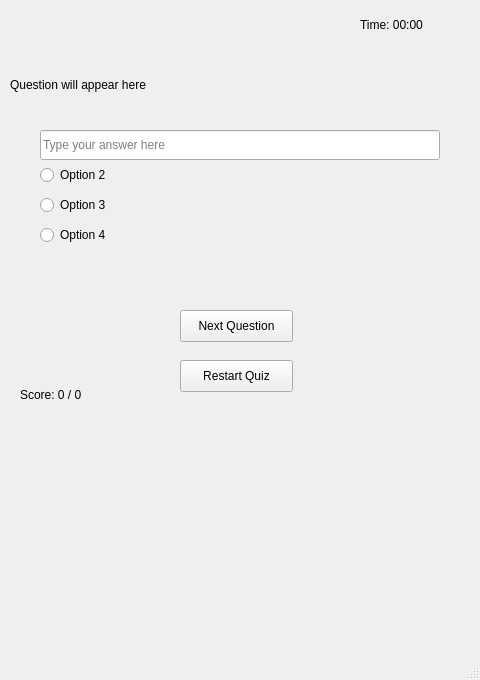
<?xml version="1.0" encoding="UTF-8"?>
<ui version="4.0">
 <class>MainWindow</class>
 <widget class="QMainWindow" name="MainWindow">
  <property name="geometry">
   <rect>
    <x>0</x>
    <y>0</y>
    <width>480</width>
    <height>680</height>
   </rect>
  </property>
  <property name="windowTitle">
   <string>Quiz App</string>
  </property>
  <widget class="QWidget" name="centralwidget">
   <widget class="QLabel" name="timerLabel">
    <property name="geometry">
     <rect>
      <x>360</x>
      <y>10</y>
      <width>100</width>
      <height>30</height>
     </rect>
    </property>
    <property name="text">
     <string>Time: 00:00</string>
    </property>
   </widget>
   <widget class="QLabel" name="questionLabel">
    <property name="geometry">
     <rect>
      <x>10</x>
      <y>49</y>
      <width>461</width>
      <height>71</height>
     </rect>
    </property>
    <property name="text">
     <string>Question will appear here</string>
    </property>
   </widget>
   <widget class="QWidget" name="radioButtonsContainer" native="true">
    <property name="enabled">
     <bool>true</bool>
    </property>
    <property name="geometry">
     <rect>
      <x>40</x>
      <y>130</y>
      <width>400</width>
      <height>120</height>
     </rect>
    </property>
    <widget class="QRadioButton" name="option1">
     <property name="geometry">
      <rect>
       <x>0</x>
       <y>0</y>
       <width>400</width>
       <height>30</height>
      </rect>
     </property>
     <property name="mouseTracking">
      <bool>true</bool>
     </property>
     <property name="text">
      <string>Option 1</string>
     </property>
     <property name="checkable">
      <bool>true</bool>
     </property>
    </widget>
    <widget class="QRadioButton" name="option2">
     <property name="geometry">
      <rect>
       <x>0</x>
       <y>30</y>
       <width>400</width>
       <height>30</height>
      </rect>
     </property>
     <property name="mouseTracking">
      <bool>true</bool>
     </property>
     <property name="text">
      <string>Option 2</string>
     </property>
     <property name="checkable">
      <bool>true</bool>
     </property>
     <property name="checked">
      <bool>false</bool>
     </property>
     <property name="autoExclusive">
      <bool>false</bool>
     </property>
    </widget>
    <widget class="QRadioButton" name="option3">
     <property name="geometry">
      <rect>
       <x>0</x>
       <y>60</y>
       <width>400</width>
       <height>30</height>
      </rect>
     </property>
     <property name="mouseTracking">
      <bool>true</bool>
     </property>
     <property name="text">
      <string>Option 3</string>
     </property>
     <property name="checked">
      <bool>false</bool>
     </property>
     <property name="autoRepeat">
      <bool>true</bool>
     </property>
    </widget>
    <widget class="QRadioButton" name="option4">
     <property name="geometry">
      <rect>
       <x>0</x>
       <y>90</y>
       <width>400</width>
       <height>30</height>
      </rect>
     </property>
     <property name="mouseTracking">
      <bool>true</bool>
     </property>
     <property name="text">
      <string>Option 4</string>
     </property>
     <property name="autoRepeat">
      <bool>true</bool>
     </property>
    </widget>
    <widget class="QLineEdit" name="answerInput">
     <property name="geometry">
      <rect>
       <x>0</x>
       <y>0</y>
       <width>400</width>
       <height>30</height>
      </rect>
     </property>
     <property name="placeholderText">
      <string>Type your answer here</string>
     </property>
    </widget>
   </widget>
   <widget class="QPushButton" name="nextButton">
    <property name="geometry">
     <rect>
      <x>180</x>
      <y>310</y>
      <width>113</width>
      <height>32</height>
     </rect>
    </property>
    <property name="mouseTracking">
     <bool>false</bool>
    </property>
    <property name="text">
     <string>Next Question</string>
    </property>
   </widget>
   <widget class="QPushButton" name="restartButton">
    <property name="geometry">
     <rect>
      <x>180</x>
      <y>360</y>
      <width>113</width>
      <height>32</height>
     </rect>
    </property>
    <property name="text">
     <string>Restart Quiz</string>
    </property>
    <property name="checkable">
     <bool>true</bool>
    </property>
   </widget>
   <widget class="QLabel" name="scoreLabel">
    <property name="geometry">
     <rect>
      <x>20</x>
      <y>380</y>
      <width>440</width>
      <height>30</height>
     </rect>
    </property>
    <property name="text">
     <string>Score: 0 / 0</string>
    </property>
   </widget>
  </widget>
  <widget class="QMenuBar" name="menubar">
   <property name="geometry">
    <rect>
     <x>0</x>
     <y>0</y>
     <width>480</width>
     <height>24</height>
    </rect>
   </property>
  </widget>
  <widget class="QStatusBar" name="statusbar"/>
 </widget>
 <resources/>
 <connections/>
</ui>
